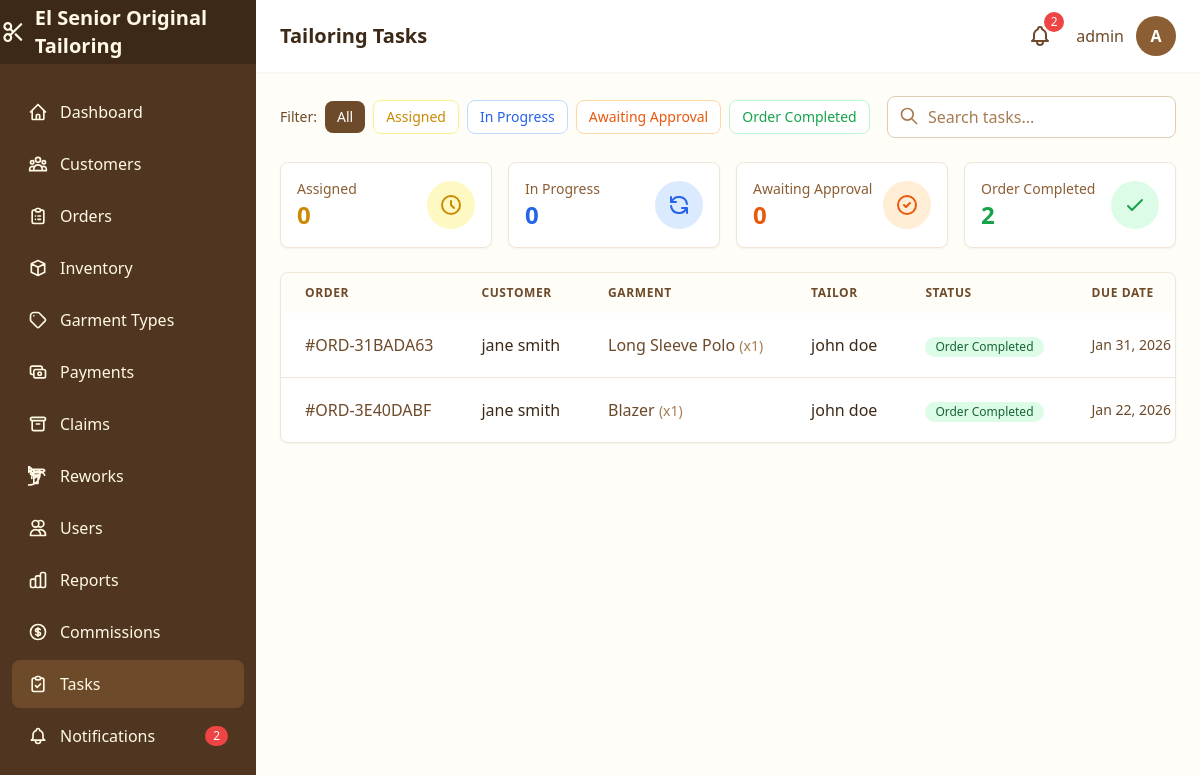
Before: /tasks/ (signed in) with the older database file.
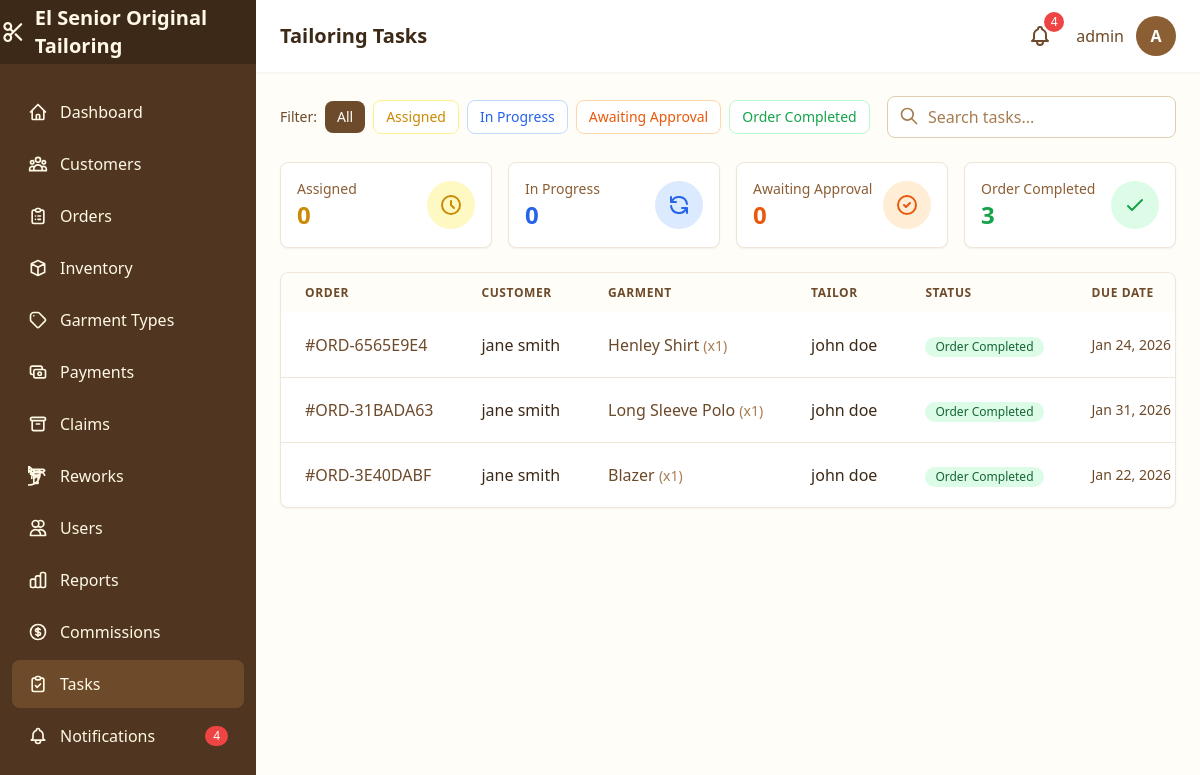
After: the same page with the newer database file.
### core/models.py (models this page shows, shortened)
class TailoringTask(models.Model):
    STATUS_CHOICES = [
        ('assigned', 'Assigned'),
        ('in_progress', 'In Progress'),
        ('completed', 'Awaiting Approval'),
        ('approved', 'Order Completed'),
    ]
    order = models.OneToOneField(
        Order,
        on_delete=models.CASCADE,
        related_name='tailoring_task'
    )
    tailor = models.ForeignKey(
        User,
        on_delete=models.SET_NULL,
        null=True,
        related_name='assigned_tasks'
    )
    status = models.CharField(max_length=20, choices=STATUS_CHOICES, default='assigned')
    notes = models.TextField(blank=True)
    commission_rate = models.DecimalField(
        max_digits=5,
        decimal_places=2,
        default=Decimal('10.00'),
        help_text="Commission percentage for this task"
    )
    commission_amount = models.DecimalField(
        max_digits=10,
        decimal_places=2,
        default=Decimal('0.00'),
        help_text="Calculated commission amount"
    )
    commission_paid = models.BooleanField(
        default=False,
        help_text="Whether commission has been credited to tailor"
    )
    commission_paid_date = models.DateTimeField(null=True, blank=True)
    assigned_date = models.DateTimeField(auto_now_add=True)
    started_date = models.DateTimeField(null=True, blank=True)
    completed_date = models.DateTimeField(null=True, blank=True)
    approved_date = models.DateTimeField(null=True, blank=True)
    approved_by = models.ForeignKey(
        User,
        on_delete=models.SET_NULL,
        null=True,
        blank=True,
        related_name='approved_tasks'
    )
    created_at = models.DateTimeField(auto_now_add=True)
    updated_at = models.DateTimeField(auto_now=True)
    class Meta:
        ordering = ['-created_at']

class Order(models.Model):
    STATUS_CHOICES = [
        ('pending', 'Pending'),
        ('in_progress', 'In Progress'),
        ('completed', 'Completed'),
        ('delivered', 'Claimed'),
        ('for_adjustment', 'For Adjustment/Rework'),
        ('ready_for_reclaim', 'Ready for Re-Claim'),
        ('cancelled', 'Cancelled'),
    ]
    order_number = models.CharField(max_length=50, unique=True, editable=False)
    customer = models.ForeignKey(
        Customer,
        on_delete=models.PROTECT,
        related_name='orders'
    )
    garment_type = models.ForeignKey(
        GarmentType,
        on_delete=models.PROTECT
    )
    fabric = models.ForeignKey(
        Fabric,
        on_delete=models.PROTECT
    )
    quantity = models.PositiveIntegerField(default=1)
    fabric_meters_used = models.DecimalField(
        max_digits=10,
        decimal_places=2
    )
    measurements = models.JSONField(default=dict, blank=True)
    special_instructions = models.TextField(blank=True)
    total_price = models.DecimalField(max_digits=10, decimal_places=2)
    deposit_amount = models.DecimalField(max_digits=10, decimal_places=2)
    balance_amount = models.DecimalField(max_digits=10, decimal_places=2)
    status = models.CharField(max_length=20, choices=STATUS_CHOICES, default='pending')
    order_date = models.DateTimeField(auto_now_add=True)
    due_date = models.DateField(null=True, blank=True)
    completed_date = models.DateTimeField(null=True, blank=True)
    created_by = models.ForeignKey(
        User,
        on_delete=models.SET_NULL,
        null=True,
        related_name='created_orders'
    )
    created_at = models.DateTimeField(auto_now_add=True)
    updated_at = models.DateTimeField(auto_now=True)
    class Meta:
        ordering = ['-created_at']

class Customer(models.Model):
    name = models.CharField(max_length=200)
    contact_number = models.CharField(max_length=20)
    address = models.TextField(blank=True)
    email = models.EmailField(blank=True)
    created_at = models.DateTimeField(auto_now_add=True)
    updated_at = models.DateTimeField(auto_now=True)
    class Meta:
        ordering = ['-created_at']

class GarmentType(models.Model):
    name = models.CharField(max_length=200)
    description = models.TextField(blank=True)
    garment_category = models.CharField(
        max_length=20,
        choices=[
            ('upper', 'Upper Body'),
            ('lower', 'Lower Body'),
            ('both', 'Upper & Lower (Both)'),
        ],
        default='upper',
        help_text="Category of garment for measurement purposes"
    )
    estimated_fabric_meters = models.DecimalField(
        max_digits=5,
        decimal_places=2,
        help_text="Estimated fabric meters required per garment"
    )
    base_price = models.DecimalField(
        max_digits=10,
        decimal_places=2,
        default=0,
        help_text="Base tailoring price"
    )
    default_tailor = models.ForeignKey(
        User,
        on_delete=models.SET_NULL,
        null=True,
        blank=True,
        related_name='specialized_garments',
        help_text="Default tailor for this garment type"
    )
    created_at = models.DateTimeField(auto_now_add=True)
    updated_at = models.DateTimeField(auto_now=True)
    class Meta:
        ordering = ['name']

### core/views.py (the view)
# urls.py: path("tasks/", views.task_list, name="task_list"),
@login_required
def task_list(request):
    if hasattr(request.user, "profile") and request.user.profile.is_tailor:
        base_tasks = TailoringTask.objects.filter(tailor=request.user)
    else:
        base_tasks = TailoringTask.objects.all()
    stats = {
        'assigned': base_tasks.filter(status='assigned').count(),
        'in_progress': base_tasks.filter(status='in_progress').count(),
        'completed': base_tasks.filter(status='completed').count(),
        'approved': base_tasks.filter(status='approved').count(),
    }
    tasks = base_tasks.select_related(
        "order", "order__customer", "order__garment_type", "tailor"
    ).order_by("-created_at")
    status_filter = request.GET.get("status", "")
    if status_filter:
        tasks = tasks.filter(status=status_filter)
    paginator = Paginator(tasks, 20)
    page = request.GET.get("page", 1)
    tasks = paginator.get_page(page)
    return render(
        request,
        "tasks/list.html",
        {
            "tasks": tasks,
            "status_filter": status_filter,
            "status_choices": TailoringTask.STATUS_CHOICES,
            "stats": stats,
            "today": timezone.now().date(),
        },
    )

### core/context_processors.py (called while the page is built)
def shop_info(request):
    return {
        'SHOP_NAME': getattr(settings, 'SHOP_NAME', 'El Senior Original Tailoring'),
        'SHOP_ADDRESS': getattr(settings, 'SHOP_ADDRESS', ''),
        'SHOP_PHONE': getattr(settings, 'SHOP_PHONE', ''),
    }

def notifications(request):
    if not request.user.is_authenticated:
        return {
            'unread_notification_count': 0,
            'recent_notifications': [],
            'has_unread_notifications': False,
        }
    from .models import Notification
    unread_count = Notification.get_unread_count(request.user)
    recent_notifications = Notification.get_recent_notifications(request.user, limit=10)
    urgent_count = Notification.objects.filter(
        recipient=request.user,
        is_read=False,
        priority__in=['urgent', 'high']
    ).count()
    return {
        'unread_notification_count': unread_count,
        'recent_notifications': recent_notifications,
        'has_unread_notifications': unread_count > 0,
        'urgent_notification_count': urgent_count,
        'has_urgent_notifications': urgent_count > 0,
    }

### core/models.py (called while the page is built)
    @property
    def is_admin(self):
        return self.role == 'admin'

### templates/tasks/list.html (shortened to what the changed rows need)
{% extends 'base.html' %}
{% block page_title %}Tailoring Tasks{% endblock %}
{% block content %}
<div class="space-y-6">
    <div class="grid grid-cols-1 sm:grid-cols-2 lg:grid-cols-4 gap-4">
        <div class="bg-white rounded-lg shadow-sm p-4 border border-brown-100">
            <div class="flex items-center justify-between">
                <div>
                    <p class="text-sm font-medium text-brown-500">Order Completed</p>
                    <p class="text-2xl font-bold text-green-600">{{ stats.approved|default:"0" }}</p>
                </div>
            </div>
        </div>
    </div>
    <div id="task-list-container" class="bg-white rounded-lg shadow-sm border border-brown-100 overflow-hidden">
        {% if tasks %}
        <div class="overflow-x-auto">
            <table class="w-full">
                <thead class="bg-cream-50">
                    <tr>
                        <th class="px-6 py-3 text-left text-xs font-semibold text-brown-600 uppercase tracking-wider">Order</th>
                        <th class="px-6 py-3 text-left text-xs font-semibold text-brown-600 uppercase tracking-wider">Customer</th>
                        <th class="px-6 py-3 text-left text-xs font-semibold text-brown-600 uppercase tracking-wider">Garment</th>
                        <th class="px-6 py-3 text-left text-xs font-semibold text-brown-600 uppercase tracking-wider">Tailor</th>
                        <th class="px-6 py-3 text-left text-xs font-semibold text-brown-600 uppercase tracking-wider">Status</th>
                        <th class="px-6 py-3 text-left text-xs font-semibold text-brown-600 uppercase tracking-wider">Due Date</th>
                    </tr>
                </thead>
                <tbody class="divide-y divide-brown-100">
                    {% for task in tasks %}
                    <tr class="hover:bg-cream-50 transition-colors">
                        <td class="px-6 py-4 whitespace-nowrap">
                            <a href="{% url 'order_detail' task.order.pk %}" class="text-brown-600 hover:text-brown-800 font-medium">
                                #{{ task.order.order_number }}
                            </a>
                        </td>
                        <td class="px-6 py-4 whitespace-nowrap text-brown-800">
                            {{ task.order.customer.name }}
                        </td>
                        <td class="px-6 py-4 whitespace-nowrap text-brown-600">
                            {{ task.order.garment_type.name }}
                            <span class="text-brown-400 text-sm">(x{{ task.order.quantity }})</span>
                        </td>
                        <td class="px-6 py-4 whitespace-nowrap text-brown-800">
                            {% if task.tailor %}
                                {{ task.tailor.get_full_name|default:task.tailor.username }}
                            {% else %}
                                <span class="text-brown-400">Unassigned</span>
                            {% endif %}
                        </td>
                        <td class="px-6 py-4 whitespace-nowrap">
                            <span class="inline-flex items-center px-2.5 py-0.5 rounded-full text-xs font-medium
                                {% if task.status == 'approved' %}
                                    bg-green-100 text-green-800
                                {% elif task.status == 'completed' %}
                                    bg-orange-100 text-orange-800
                                {% elif task.status == 'in_progress' %}
                                    bg-blue-100 text-blue-800
                                {% else %}
                                    bg-yellow-100 text-yellow-800
                                {% endif %}">
                                {{ task.get_status_display }}
                            </span>
                        </td>
                        <td class="px-6 py-4 whitespace-nowrap text-sm">
                            {% if task.order.due_date %}
                                <span class="{% if task.order.due_date < today and task.status != 'approved' %}text-red-600 font-medium{% else %}text-brown-600{% endif %}">
                                    {{ task.order.due_date|date:"M j, Y" }}
                                </span>
                            {% else %}
                                <span class="text-brown-400">-</span>
                            {% endif %}
                        </td>
                    </tr>
                    {% endfor %}
                </tbody>
            </table>
        </div>
        {% endif %}
    </div>
</div>
{% endblock %}

### templates/base.html (shortened to what the changed rows need)
<!DOCTYPE html>
<html lang="en">
<head>
    {% load static %}
    <script src="{% static 'js/tailwind.js' %}"></script>
</head>
<body class="bg-cream-50 min-h-screen">
    {% block body %}
    {% if user.is_authenticated %}
    <div x-data="{ sidebarOpen: false }" class="flex h-screen overflow-hidden">
        <aside :class="sidebarOpen ? 'translate-x-0' : '-translate-x-full'"
               class="fixed inset-y-0 left-0 z-30 w-64 bg-brown-700 transform transition-transform duration-300 ease-in-out lg:translate-x-0 lg:static lg:inset-auto no-print">
            <nav class="mt-6 px-3">
                <div class="space-y-1">
                    <a href="{% url 'notification_list' %}"
                       class="flex items-center px-4 py-3 text-cream-100 rounded-lg hover:bg-brown-600 transition-colors {% if 'notifications' in request.path %}bg-brown-600{% endif %}">
                        Notifications
                        {% if unread_notification_count > 0 %}
                        <span class="ml-auto bg-red-500 text-white text-xs rounded-full px-2 py-0.5">{{ unread_notification_count }}</span>
                        {% endif %}
                    </a>
                </div>
            </nav>
        </aside>
        <div class="flex-1 flex flex-col overflow-hidden">
            <header class="bg-white shadow-sm z-10 no-print">
                <div class="flex items-center justify-between px-6 py-4">
                    <h1 class="text-xl font-semibold text-brown-800">{% block page_title %}Dashboard{% endblock %}</h1>
                    <div class="flex items-center gap-4">
                        <div x-data="{ notifOpen: false }" class="relative">
                            <button @click="notifOpen = !notifOpen"
                                    @click.away="notifOpen = false"
                                    class="relative p-2 text-brown-600 hover:text-brown-800 hover:bg-cream-100 rounded-full focus:outline-none transition-colors"
                                    hx-get="{% url 'notification_dropdown' %}"
                                    hx-trigger="click"
                                    hx-target="#notification-dropdown-content"
                                    hx-swap="innerHTML">
                                {% if unread_notification_count > 0 %}
                                <span class="absolute -top-1 -right-1 bg-red-500 text-white text-xs rounded-full h-5 w-5 flex items-center justify-center animate-pulse">
                                    {{ unread_notification_count|default:0 }}
                                </span>
                                {% endif %}
                            </button>
                        </div>
                </div>
            </header>
            <main class="flex-1 overflow-y-auto p-6">
                {% block content %}{% endblock %}
            </main>
        </div>
    </div>
    {% else %}
    {% block unauthenticated_content %}{% endblock %}
    {% endif %}
    {% endblock %}
</body>
</html>

Changed rows visible on the page:
added TailoringTask: order.order_number "ORD-6565E9E4", order.customer.name "jane smith", order.garment_type.name "Henley Shirt", order.quantity "1", tailor.get_full_name "john doe", status "Order Completed", order.due_date "Jan 24, 2026"
Other visible differences:
{{ unread_notification_count }}: "2" → "4"
{{ unread_notification_count|default:0 }}: "2" → "4"
{{ stats.approved|default:"0" }}: "2" → "3"
